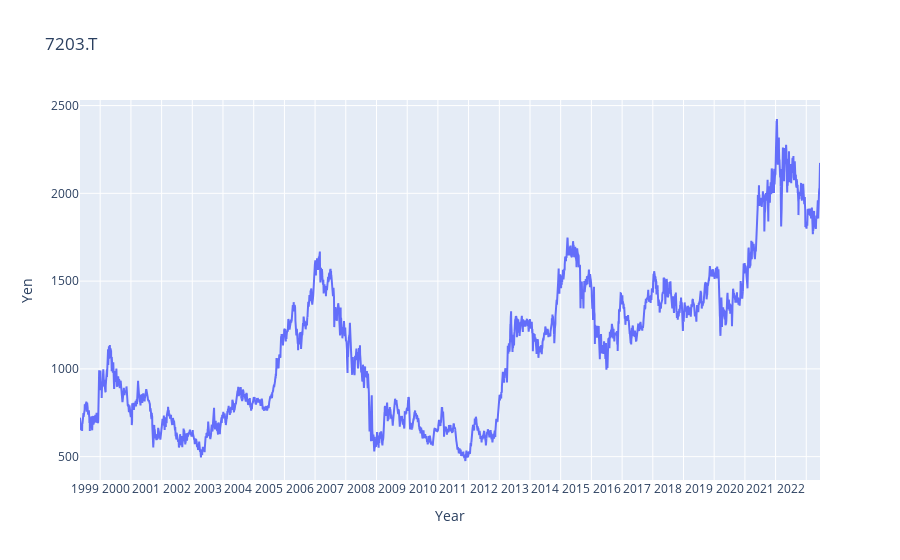

Notebook code for this chart:
### Markdown cell above
## 折れ線グラフで終値をプロット

### Code cell
#plotly.graph_objectを使用してCUMLOGRETを折れ線で表示する
fig = go.Figure(data=go.Scatter(x=df.index, y=df['close']))
#グラフにタイトルを追加する
fig.update_layout(title='7203.T')
#x軸は年を表示する
fig.update_xaxes(
    tickformat="%Y",
    dtick="M12",
    ticklabelmode="period")
#グラフに軸ラベルを追加する
fig.update_xaxes(title_text='Year')
fig.update_yaxes(title_text='Yen')
#グラフを表示する
fig.show()

#plotly.graph_objectを使用してCUMLOGRETを折れ線で表示する

### Figure 1 — Plotly figure (JSON) as saved in the notebook; plotly's stock layout.template omitted (floating-point values rounded to 4 significant figures; data arrays with more than 128 entries replaced by an {"elided": "..."} marker saying what was removed)
{"data": [{"type": "scatter", "x": {"elided": "6039 str values"}, "y": {"elided": "6039 float values"}}], "layout": {"title": {"text": "7203.T"}, "xaxis": {"dtick": "M12", "tickformat": "%Y", "ticklabelmode": "period", "title": {"text": "Year"}}, "yaxis": {"title": {"text": "Yen"}}}}
